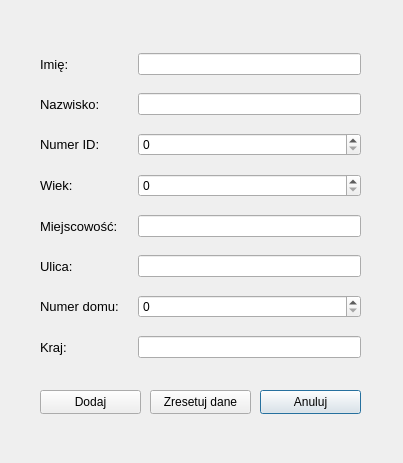
<?xml version="1.0" encoding="UTF-8"?>
<ui version="4.0">
 <class>Add_dialog</class>
 <widget class="QDialog" name="Add_dialog">
  <property name="geometry">
   <rect>
    <x>0</x>
    <y>0</y>
    <width>403</width>
    <height>463</height>
   </rect>
  </property>
  <property name="minimumSize">
   <size>
    <width>403</width>
    <height>463</height>
   </size>
  </property>
  <property name="windowTitle">
   <string>Dialog</string>
  </property>
  <widget class="QWidget" name="gridLayoutWidget_2">
   <property name="geometry">
    <rect>
     <x>40</x>
     <y>50</y>
     <width>321</width>
     <height>315</height>
    </rect>
   </property>
   <layout class="QGridLayout" name="gridLayout_2" columnstretch="0,0">
    <property name="leftMargin">
     <number>0</number>
    </property>
    <property name="horizontalSpacing">
     <number>19</number>
    </property>
    <property name="verticalSpacing">
     <number>15</number>
    </property>
    <item row="1" column="0">
     <widget class="QLabel" name="label_3">
      <property name="font">
       <font>
        <pointsize>10</pointsize>
       </font>
      </property>
      <property name="text">
       <string>Nazwisko:</string>
      </property>
     </widget>
    </item>
    <item row="0" column="0">
     <widget class="QLabel" name="label_2">
      <property name="font">
       <font>
        <pointsize>10</pointsize>
       </font>
      </property>
      <property name="text">
       <string>Imię:</string>
      </property>
     </widget>
    </item>
    <item row="0" column="1">
     <widget class="QLineEdit" name="name"/>
    </item>
    <item row="1" column="1">
     <widget class="QLineEdit" name="surname"/>
    </item>
    <item row="3" column="0">
     <widget class="QLabel" name="label_5">
      <property name="font">
       <font>
        <pointsize>10</pointsize>
       </font>
      </property>
      <property name="text">
       <string>Wiek:</string>
      </property>
     </widget>
    </item>
    <item row="7" column="0">
     <widget class="QLabel" name="label_8">
      <property name="font">
       <font>
        <pointsize>10</pointsize>
       </font>
      </property>
      <property name="text">
       <string>Kraj:</string>
      </property>
     </widget>
    </item>
    <item row="2" column="0">
     <widget class="QLabel" name="label_4">
      <property name="font">
       <font>
        <pointsize>10</pointsize>
       </font>
      </property>
      <property name="text">
       <string>Numer ID:</string>
      </property>
     </widget>
    </item>
    <item row="3" column="1">
     <widget class="QSpinBox" name="spinBox__age">
      <property name="maximum">
       <number>200</number>
      </property>
     </widget>
    </item>
    <item row="5" column="0">
     <widget class="QLabel" name="label_6">
      <property name="font">
       <font>
        <pointsize>10</pointsize>
       </font>
      </property>
      <property name="text">
       <string>Ulica:</string>
      </property>
     </widget>
    </item>
    <item row="7" column="1">
     <widget class="QLineEdit" name="country"/>
    </item>
    <item row="6" column="0">
     <widget class="QLabel" name="label_7">
      <property name="font">
       <font>
        <pointsize>10</pointsize>
       </font>
      </property>
      <property name="text">
       <string>Numer domu:</string>
      </property>
     </widget>
    </item>
    <item row="6" column="1">
     <widget class="QSpinBox" name="spinBox_hnum">
      <property name="maximum">
       <number>100000</number>
      </property>
     </widget>
    </item>
    <item row="2" column="1">
     <widget class="QSpinBox" name="spinBox_ID">
      <property name="maximum">
       <number>10000000</number>
      </property>
     </widget>
    </item>
    <item row="5" column="1">
     <widget class="QLineEdit" name="alley"/>
    </item>
    <item row="4" column="1">
     <widget class="QLineEdit" name="town"/>
    </item>
    <item row="4" column="0">
     <widget class="QLabel" name="label_10">
      <property name="font">
       <font>
        <pointsize>10</pointsize>
       </font>
      </property>
      <property name="text">
       <string>Miejscowość:</string>
      </property>
     </widget>
    </item>
   </layout>
  </widget>
  <widget class="QPushButton" name="cancel_add_button">
   <property name="geometry">
    <rect>
     <x>260</x>
     <y>390</y>
     <width>101</width>
     <height>24</height>
    </rect>
   </property>
   <property name="text">
    <string>Anuluj</string>
   </property>
  </widget>
  <widget class="QPushButton" name="anuluj_d">
   <property name="geometry">
    <rect>
     <x>150</x>
     <y>390</y>
     <width>101</width>
     <height>24</height>
    </rect>
   </property>
   <property name="text">
    <string>Zresetuj dane</string>
   </property>
  </widget>
  <widget class="QPushButton" name="dodaj_button">
   <property name="geometry">
    <rect>
     <x>40</x>
     <y>390</y>
     <width>101</width>
     <height>24</height>
    </rect>
   </property>
   <property name="text">
    <string>Dodaj</string>
   </property>
  </widget>
 </widget>
 <resources/>
 <connections/>
</ui>
